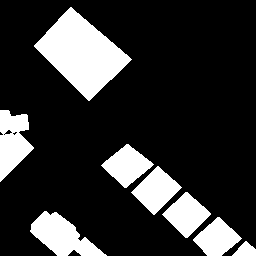
#> input picture LEVIR-CD/label/test_121_0768_0256.png, 256 x 256 px, found by its file name; its folder holds 3 pictures in this run
$ python ma.py
#> lines starting #> are read from the running program, lines starting #| are printed output that depends on the picture; after the words box and inside, x2 and y2 are one past the last pixel; in counts of white or black regions, pixels touching at a corner belong together
# -*- coding:utf-8 -*-
from PIL import Image
import os


def cut(image_path, save_path, vx, vy):
#> called with vx = 320, vy = 479
    count = 0

    im_name = os.listdir(image_path)
    paths = []
    for name in im_name:
        path = os.path.join(image_path, name)
        paths += [path]
    for i, path in enumerate(paths):

        name = (path.split('/')[-1]).split('.')[0]
        name2 = save_path + name + '_'

        im = Image.open(path)
#> im is the input picture: PIL image 256x256 L; 19.6% white; 8 white regions, largest, box (x1, y1, x2, y2) and area: (34, 7, 132, 101) 4553, (30, 211, 107, 256) 1777, (0, 110, 34, 182) 1513
        w = im.size[0]
#> w = 256
        h = im.size[1]
#> h = 256

        # print(w, h)
        # 偏移量
        dx = 300
        dy = 300
        n = 1

        # 左上角切割
        x1 = 0
        y1 = 0
        x2 = vx
        y2 = vy
        # 纵向
        while x2 <= h:
            while y2 <= w:
                name3 = name2 + '%06d' % (n) + ".png"
                # print(n, x1, y1, x2, y2)
                im2 = im.crop((y1, x1, y2, x2))
                im2.save(name3)
                y1 = y1 + dy
                y2 = y1 + vy
                n = n + 1
            if y2 >= w:
                name3 = name2 + '%06d' % (n) + ".png"
                # print(n, x1, y1, x2, y2)
                y1 = w - vy
                y2 = w
                im2 = im.crop((y1, x1, y2, x2))
                im2.save(name3)
                # print n, x1, y1, x2, y2
                n = n + 1
            x1 = x1 + dx
            x2 = x1 + vx
            y1 = 0
            y2 = vy
#> after the loop, n = 1; x1 = 0
        x1 = h - vx
#> x1 = -64
        x2 = h
#> x2 = 256
        y1 = 0
        y2 = vy
        while y2 <= w:
            name3 = name2 + '%06d' % (n) + ".png"
            # print(n, x1, y1, x2, y2)
            im2 = im.crop((y1, x1, y2, x2))
            im2.save(name3)
            y1 = y1 + dy
            y2 = y1 + vy
            n = n + 1
#> after the loop, n = 1; y1 = 0
        if y2 >= w:
            name3 = name2 + '%06d' % (n) + ".png"
            # print(n, x1, y1, x2, y2)
            y1 = w - vy
#> y1 = -223
            y2 = w
#> y2 = 256
            im2 = im.crop((y1, x1, y2, x2))
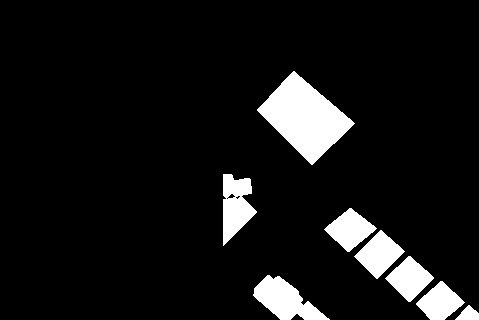
#> im2: PIL image 479x320 L; 8.4% white; 8 white regions, largest, box (x1, y1, x2, y2) and area: (257, 71, 355, 165) 4553, (253, 275, 330, 320) 1777, (223, 174, 257, 246) 1513
            im2.save(name3)
            n = n + 1
#> n = 2

        print(i + 1, '/', len(paths))
        count += n
#> count = 2
#> pass 2 of the loop in cut, `for i, path in enumerate(paths):`:
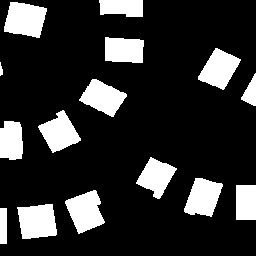
#> input picture LEVIR-CD/label/test_2_0000_0512.png, 256 x 256 px, found by its file name
#> in cut, im is the input picture: PIL image 256x256 L; 18.3% white; 15 white regions, largest, box (x1, y1, x2, y2) and area: (4, 2, 47, 38) 1153, (17, 204, 57, 239) 1135, (65, 190, 105, 234) 1093
#> after the loop in cut, `while x2 <= h:`: n = 1; x1 = 0
#> after the loop in cut, `while y2 <= w:`: n = 1; y1 = 0
#> in cut, `im2 = im.crop((y1, x1, y2, x2))`:
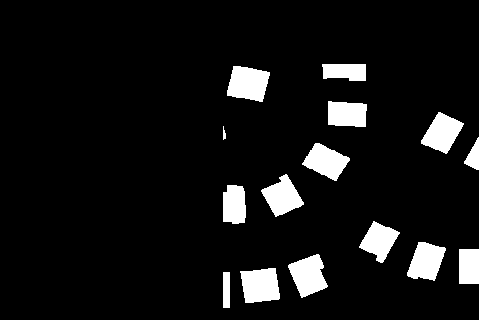
#> im2: PIL image 479x320 L; 7.8% white; 15 white regions, largest, box (x1, y1, x2, y2) and area: (227, 66, 270, 102) 1153, (240, 268, 280, 303) 1135, (288, 254, 328, 298) 1093
#> in cut, `n = n + 1`: n = 2
#> count = 4
#> pass 3 of the loop in cut, `for i, path in enumerate(paths):`:
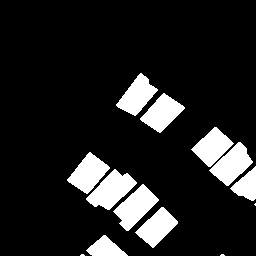
#> input picture LEVIR-CD/label/test_55_0256_0000.png, 256 x 256 px, found by its file name
#> in cut, im is the input picture: PIL image 256x256 L; 13.2% white; 13 white regions (3 under 20 px), largest, box (x1, y1, x2, y2) and area: (86, 169, 137, 210) 1078, (113, 184, 159, 231) 1036, (209, 142, 253, 186) 979
#> after the loop in cut, `while x2 <= h:`: n = 1; x1 = 0
#> after the loop in cut, `while y2 <= w:`: n = 1; y1 = 0
#> in cut, `im2 = im.crop((y1, x1, y2, x2))`:
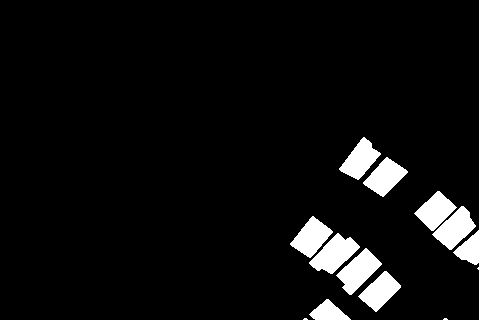
#> im2: PIL image 479x320 L; 5.6% white; 13 white regions (3 under 20 px), largest, box (x1, y1, x2, y2) and area: (309, 233, 360, 274) 1078, (336, 248, 382, 295) 1036, (432, 206, 476, 250) 979
#> in cut, `n = n + 1`: n = 2
#> count = 6
    return count


if __name__ == "__main__":
    # 'F:/DL_Code/STANet-master/path-to-LEVIR-CD-test/label/'
    image_path = 'F:/DL_Code/data/data_2/SZTAKI/Szada/SZTAKI_train/label/'
    save_path = 'F:/DL_Code/data/data_2/SZTAKI/Szada/SZTAKI_160_train/label/'

    # 切割图片的面积 vx,vy
    # 大
    res = cut(image_path, save_path, 320, 479)
#> res = 6

    # 中
    # res = cut(id,120,120)

    # 小
    # res = cut(id,80,80)

    print('all sub image:', res)
#| all sub image: 6
